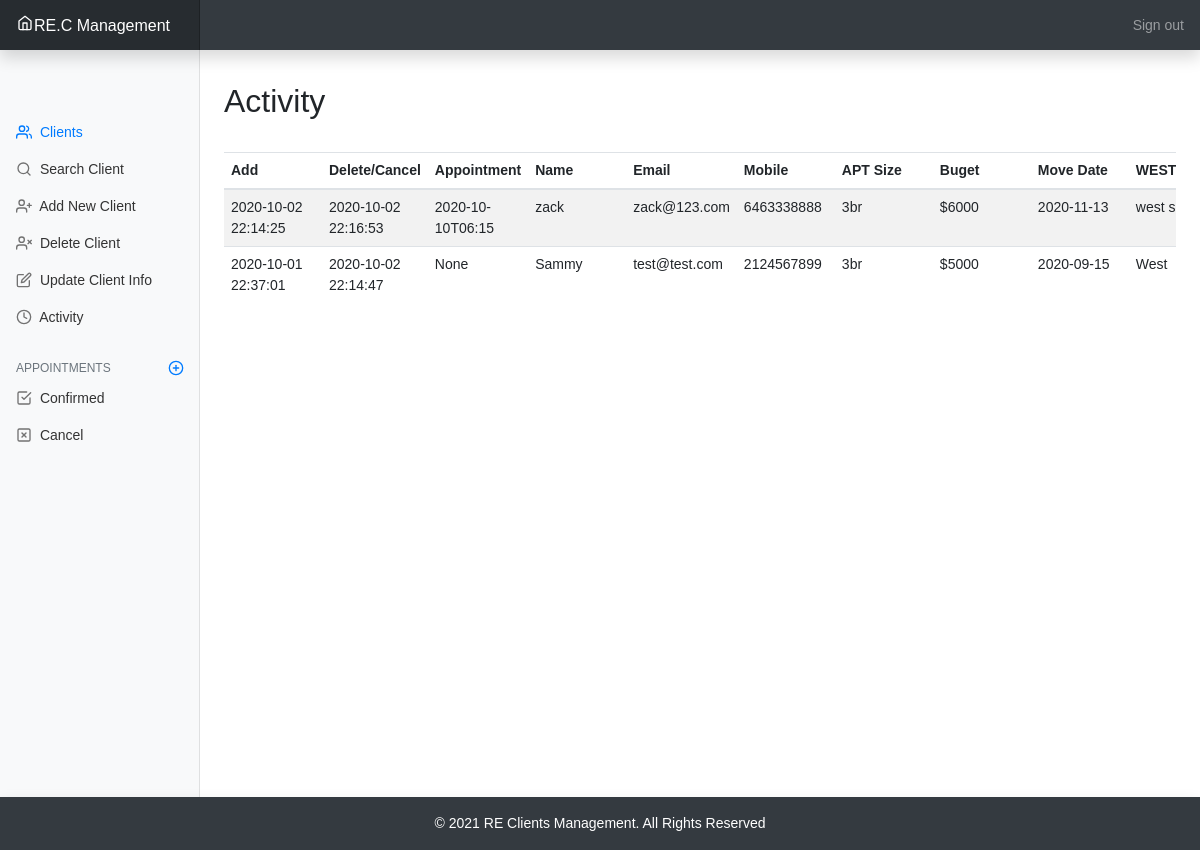
Screenshot of /history (signed in) with the database file from the repository.
### tables this page shows
CREATE TABLE 'deleted_clients' ( id INTEGER PRIMARY KEY AUTOINCREMENT NULL,'user_id' integer NULL, clientname TEXT NULL, email TEXT NULL,'mobile' text NULL, aptsize TEXT NULL, budget NUMERIC NULL,'move_date' date NULL, w_or_e TEXT NULL, up_down_town TEXT NULL, pets TEXT NULL, grantor TEXT NULL, note TEXT NULL, 'modified' timestamp, 'delete_date'  timestamp NOT NULL DEFAULT CURRENT_TIMESTAMP  , 'appt_date' timestamp, FOREIGN KEY(user_id) REFERENCES users(id));

### app.py (the view)
@app.route("/history")
@login_required
def history():
  deletedclients = db.execute("""
      SELECT *
      FROM deleted_clients
      WHERE user_id = :user_id
      ORDER BY delete_date DESC;
  """, user_id=session["user_id"])
  return render_template("history.html", deletedclients=deletedclients)

### app.py (called while the page is built)
@app.after_request
def after_request(response):
  response.headers["Cache-Control"] = "no-cache, no-store, must-revalidate"
  response.headers["Expires"] = 0
  response.headers["Pragma"] = "no-cache"
  return response

### helpers.py (called while the page is built)
def login_required(f):
    @wraps(f)
    def decorated_function(*args, **kwargs):
        if session.get("user_id") is None:
            return redirect("/login")
        return f(*args, **kwargs)
    return decorated_function

### templates/history.html (shortened to what this page needs)
{% extends "layout.html" %}
{% block main %}
<div class="col-md-9 ms-sm-auto col-lg-10 px-md-4">
<h2 class="head-sub">Activity</h2>
<div class="table-responsive">
  <table class="table table-striped table-sm">
    <thead>
      <tr>
      <th>Add</th>
      <th>Delete/Cancel</th>
      <th>Appointment</th>
      <th>Name</th>
      <th>Email</th>
      <th>Mobile</th>
      <th>APT Size</th>
      <th>Buget</th>
      <th>Move Date</th>
      <th>WEST/EAST</th>
      </tr>
    </thead>
    <tbody>
    {% for deletedclient in deletedclients %}
      <tr>
        <td>{{deletedclient["modified"]}}</td>
        <td>{{deletedclient["delete_date"]}}</td>
        <td>{{deletedclient["appt_date"]}}</td>
        <td>{{deletedclient["clientname"]}}</td>
        <td>{{deletedclient["email"]}}</td>
        <td>{{deletedclient["mobile"]}}</td>
        <td>{{deletedclient["aptsize"]}}</td>
        <td>{{deletedclient["budget"]}}</td>
        <td>{{deletedclient["move_date"]}}</td>
        <td>{{deletedclient["w_or_e"]}}</td>
      </tr>
    {% endfor %}
    </tbody>
  </table>
</div>
</div>
{% endblock %}

### static/styles.css (style rules this page uses)
body { margin: 0; font-family: var(--bs-font-sans-serif); font-size: .875rem; font-weight: 400; line-height: 1.5; color: #212529; background-color: #fff; -webkit-text-size-adjust: 100%; -webkit-tap-highlight-color: transparent; }
.head-sub { margin: 1em 0; }
.table-sm td, .table-sm th { padding: .5em; min-width: 7em; }

### rows the page displays
deleted_clients: modified "2020-10-02 22:14:25", delete_date "2020-10-02 22:16:53", appt_date "2020-10-10T06:15", clientname "zack", email "zack@123.com", mobile "6463338888", aptsize "3br", budget "$6000", move_date "2020-11-13", w_or_e "west…"
deleted_clients: modified "2020-10-01 22:37:01", delete_date "2020-10-02 22:14:47", appt_date "None", clientname "Sammy", email "test@test.com", mobile "2124567899", aptsize "3br", budget "$5000", move_date "2020-09-15", w_or_e "West"
